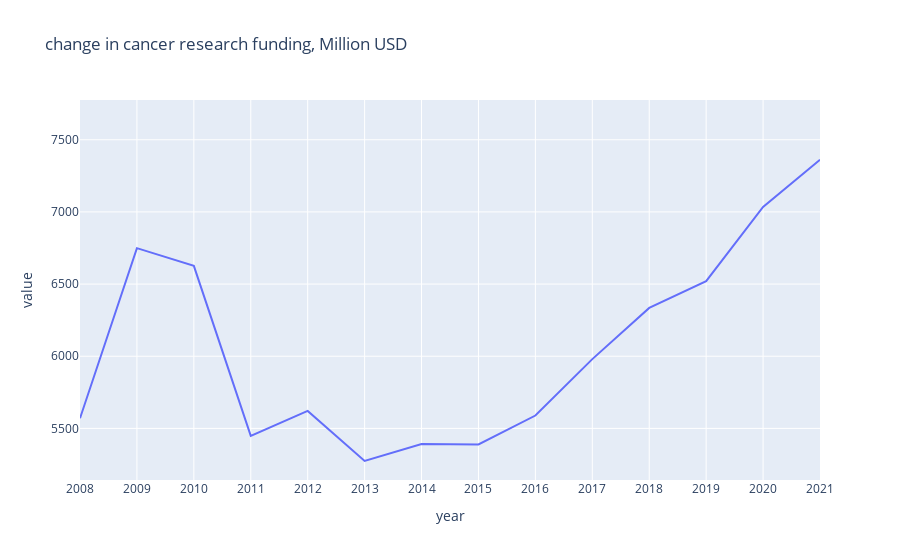

The cell this chart's notebook holds for it:
### Markdown cell above
We would be adding more [interactive visualizations[(https://dash.plotly.com/interactive-graphing)] for this part later in the dash app. Mainly, we would be displaying the time-series data for each category based on user selection. Once user hovers over a category, we would display the change in the funding for that category over the past decade on the side:

### Code cell
cancer = fatal[fatal['Research/Disease Areas \n (Dollars in millions and rounded)'] == 'Cancer ']
cancer.rename(columns={'2022 Estimated': '2022','2023 Estimated':'2023'})

melted = pd.melt(cancer, id_vars=['Research/Disease Areas \n (Dollars in millions and rounded)'], 
        value_vars=fatal.columns[1:17],
        var_name='year', value_name='value')
melted['value'] = melted['value'].astype(int)
fig = px.line(melted,x='year',y='value',title="change in cancer research funding, Million USD")
fig.update_layout(
    xaxis = dict(
        tickmode = 'linear',
        tick0 = 1,
        dtick = 1
    )
)

### Figure 1 — Plotly figure (JSON) as saved in the notebook; plotly's stock layout.template omitted (floating-point values rounded to 4 significant figures)
{"data": [{"hovertemplate": "year=%{x}<br>value=%{y}<extra></extra>", "legendgroup": "", "line": {"color": "#636efa", "dash": "solid"}, "marker": {"symbol": "circle"}, "mode": "lines", "name": "", "orientation": "v", "showlegend": false, "type": "scatter", "x": [2008, 2009, 2010, 2011, 2012, 2013, 2014, 2015, 2016, 2017, 2018, 2019, 2020, 2021, "2022 Estimated", "2023 Estimated"], "xaxis": "x", "y": [5570, 6749, 6626, 5448, 5621, 5274, 5392, 5389, 5589, 5980, 6335, 6520, 7035, 7362, 7644, 7459], "yaxis": "y"}], "layout": {"legend": {"tracegroupgap": 0}, "title": {"text": "change in cancer research funding, Million USD"}, "xaxis": {"anchor": "y", "domain": [0, 1], "dtick": 1, "tick0": 1, "tickmode": "linear", "title": {"text": "year"}}, "yaxis": {"anchor": "x", "domain": [0, 1], "title": {"text": "value"}}}}
